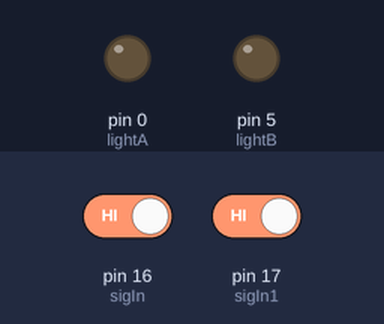
A sketch run on a simulated Arduino Uno, built with avr-gcc and run on an emulated ATmega328P. Shown: output pins drawn as LEDs (lit = HIGH). The inputs (shaded band) are chosen by the test bench; at power-on: pin 16 (sigIn) HIGH, pin 17 (sigIn1) HIGH.

Above: at 1.2 s.
1.3 s: pin 16 (sigIn) driven LOW
At 1.9 s:
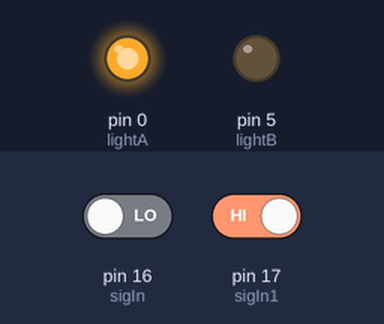
2.8 s: pin 17 (sigIn1) driven LOW
At 4.0 s:
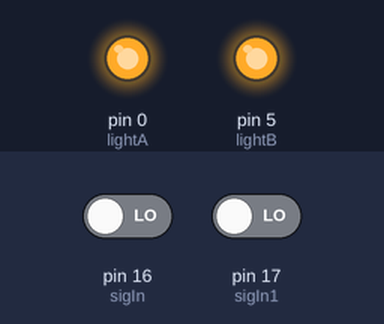
4.3 s: pin 16 (sigIn) driven HIGH
At 5.4 s:
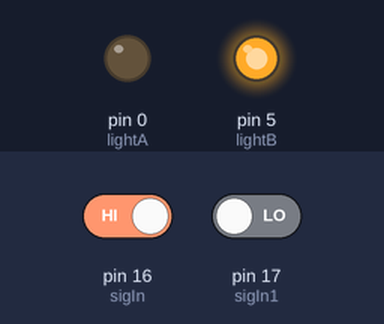
5.8 s: pin 17 (sigIn1) driven HIGH
At 6.5 s:
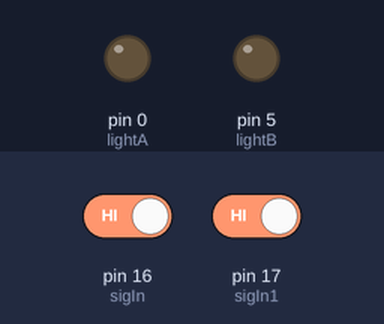
Timing chart, 0 to 8.3 s (numbered marks = the images above; inputs shaded):
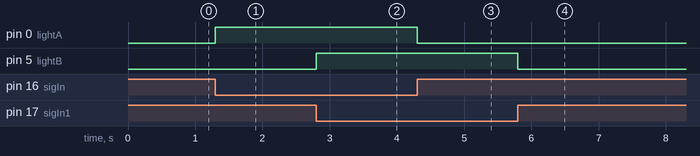

Measured:
- after the input at 1.3 s, pin 0 (lightA): LOW → HIGH at once
- after the input at 2.8 s, pin 5 (lightB): LOW → HIGH at once
- after the input at 4.3 s, pin 0 (lightA): HIGH → LOW at once
- after the input at 5.8 s, pin 5 (lightB): HIGH → LOW at once

The sketch:

light_noise_3.ino
```cpp
int num = 3; //This number is for below 3 forloops. Match this with number of 'light' array.

int lightA = 0; //PIN B0
int lightB = 5; //PIN D0

int val, val1;

int sigIn = 16; //PIN_F7 IS SIGNAL INPUT PIN 1
int sigIn1 = 17; //PIN_F6 IS SIGNAL INPUT PIN 2

void setup(){

    pinMode(lightA, OUTPUT);
    pinMode(lightB, OUTPUT);

}

void loop(){

  val = digitalRead(sigIn); //read signal data

  //LIGHT GROUP A
  if(val == LOW){
    digitalWrite(lightA, HIGH);
  }else{
    digitalWrite(lightA, LOW);
  }


  val1 = digitalRead(sigIn1); //read signal data

  //LIGHT GROUP B
  if(val1 == LOW){
    digitalWrite(lightB, HIGH);
  }else{
    digitalWrite(lightB, LOW);
  }
}
```
